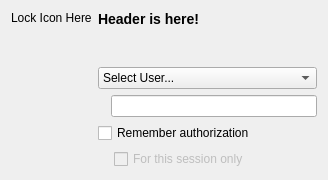
<ui version="4.0" >
 <class>AuthDialogUI</class>
 <widget class="QWidget" name="AuthDialogUI" >
  <property name="geometry" >
   <rect>
    <x>0</x>
    <y>0</y>
    <width>328</width>
    <height>180</height>
   </rect>
  </property>
  <property name="sizePolicy" >
   <sizepolicy vsizetype="MinimumExpanding" hsizetype="MinimumExpanding" >
    <horstretch>0</horstretch>
    <verstretch>0</verstretch>
   </sizepolicy>
  </property>
  <property name="minimumSize" >
   <size>
    <width>328</width>
    <height>180</height>
   </size>
  </property>
  <property name="windowTitle" >
   <string>Authentication Required</string>
  </property>
  <layout class="QGridLayout" >
   <item rowspan="4" row="0" column="0" >
    <layout class="QVBoxLayout" >
     <item>
      <widget class="QLabel" name="lblPixmap" >
       <property name="text" >
        <string>Lock Icon Here</string>
       </property>
       <property name="wordWrap" >
        <bool>false</bool>
       </property>
      </widget>
     </item>
     <item>
      <spacer name="spacer5" >
       <property name="orientation" >
        <enum>Qt::Vertical</enum>
       </property>
       <property name="sizeType" >
        <enum>QSizePolicy::Expanding</enum>
       </property>
       <property name="sizeHint" stdset="0" >
        <size>
         <width>20</width>
         <height>40</height>
        </size>
       </property>
      </spacer>
     </item>
    </layout>
   </item>
   <item row="0" column="1" >
    <layout class="QVBoxLayout" >
     <item>
      <widget class="QLabel" name="lblHeader" >
       <property name="sizePolicy" >
        <sizepolicy vsizetype="MinimumExpanding" hsizetype="MinimumExpanding" >
         <horstretch>0</horstretch>
         <verstretch>0</verstretch>
        </sizepolicy>
       </property>
       <property name="text" >
        <string>&lt;h3>&lt;b>Header is here! &lt;/b>&lt;/h3></string>
       </property>
       <property name="alignment" >
        <set>Qt::AlignLeading|Qt::AlignLeft|Qt::AlignTop</set>
       </property>
       <property name="wordWrap" >
        <bool>true</bool>
       </property>
      </widget>
     </item>
     <item>
      <widget class="QLabel" name="lblContent" >
       <property name="text" >
        <string/>
       </property>
       <property name="alignment" >
        <set>Qt::AlignLeading|Qt::AlignLeft|Qt::AlignTop</set>
       </property>
       <property name="wordWrap" >
        <bool>true</bool>
       </property>
      </widget>
     </item>
    </layout>
   </item>
   <item row="3" column="1" >
    <layout class="QVBoxLayout" >
     <item>
      <widget class="QCheckBox" name="cbRemember" >
       <property name="text" >
        <string>Remember authorization</string>
       </property>
      </widget>
     </item>
     <item>
      <layout class="QHBoxLayout" >
       <item>
        <spacer name="spacer4" >
         <property name="orientation" >
          <enum>Qt::Horizontal</enum>
         </property>
         <property name="sizeType" >
          <enum>QSizePolicy::Fixed</enum>
         </property>
         <property name="sizeHint" stdset="0" >
          <size>
           <width>16</width>
           <height>20</height>
          </size>
         </property>
        </spacer>
       </item>
       <item>
        <widget class="QCheckBox" name="cbSessionOnly" >
         <property name="enabled" >
          <bool>false</bool>
         </property>
         <property name="text" >
          <string>For this session only</string>
         </property>
        </widget>
       </item>
      </layout>
     </item>
    </layout>
   </item>
   <item row="1" column="1" >
    <widget class="KComboBox" name="cbUsers" >
     <property name="toolTip" >
      <string>Select a user...</string>
     </property>
     <item>
      <property name="text" >
       <string>Select User...</string>
      </property>
     </item>
    </widget>
   </item>
   <item row="2" column="1" >
    <layout class="QHBoxLayout" >
     <item>
      <widget class="QLabel" name="lblPassword" >
       <property name="text" >
        <string/>
       </property>
       <property name="wordWrap" >
        <bool>false</bool>
       </property>
      </widget>
     </item>
     <item>
      <widget class="KLineEdit" name="lePassword" >
       <property name="echoMode" >
        <enum>QLineEdit::Password</enum>
       </property>
      </widget>
     </item>
    </layout>
   </item>
  </layout>
 </widget>
 <layoutdefault spacing="6" margin="11" />
 <pixmapfunction>qPixmapFromMimeSource</pixmapfunction>
 <customwidgets>
  <customwidget>
   <class>KComboBox</class>
   <extends>QComboBox</extends>
   <header>kcombobox.h</header>
  </customwidget>
  <customwidget>
   <class>KLineEdit</class>
   <extends>QLineEdit</extends>
   <header>klineedit.h</header>
  </customwidget>
 </customwidgets>
 <tabstops>
  <tabstop>cbUsers</tabstop>
  <tabstop>lePassword</tabstop>
  <tabstop>cbRemember</tabstop>
  <tabstop>cbSessionOnly</tabstop>
 </tabstops>
 <includes>
  <include location="local" >kcombobox.h</include>
 </includes>
 <resources/>
 <connections>
  <connection>
   <sender>cbRemember</sender>
   <signal>toggled(bool)</signal>
   <receiver>cbSessionOnly</receiver>
   <slot>setEnabled(bool)</slot>
   <hints>
    <hint type="sourcelabel" >
     <x>20</x>
     <y>20</y>
    </hint>
    <hint type="destinationlabel" >
     <x>20</x>
     <y>20</y>
    </hint>
   </hints>
  </connection>
 </connections>
</ui>
